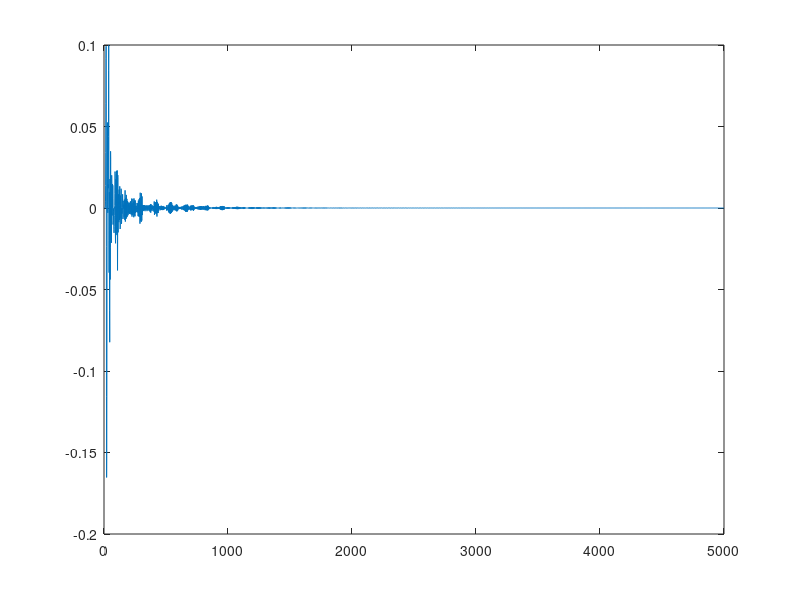

This figure's MATLAB source:
% mesh3d_cajon_drum.m
%
% A Matlab script implementing a rectilinear waveguide mesh.  This
% scheme is based on the STK Mesh2D class.  The calculations make use
% of two sets of wave variable matrices that are alternated to save
% state.  Note that the mesh boundaries do not appear to be perfectly
% fixed in the plots.  This occurs because the plotted values do not
% include the outer boundary junctions.
%
% by Gary Scavone
% MUMT614, McGill University, 2004.
% Modified by Alex Nieva from mesh2d.m
%    
%  z_ _ _ _ _ _ x
%  |
%  |
%  |
%  |
%  |
%  |
%  y

% Length of signal to calculate.
N = 5000;

% Sample rate for playback.
fs = 22050;

% Number of (x,y,z) grid junctions (assuming rectangular shape).
% Resolution deltaS = sqrt(3)*c/fs, number of bins L/deltaS

NH = 17; % y axis
NW = 11; % x axis
NP = 11; % z axis

% Initialize calculation matrices.
vxp = zeros(NH,NW,NP);
vxm = zeros(NH,NW,NP);
vyp = zeros(NH,NW,NP);
vym = zeros(NH,NW,NP);
vzp = zeros(NH,NW,NP);
vzm = zeros(NH,NW,NP);

vxp1 = zeros(NH,NW,NP);
vxm1 = zeros(NH,NW,NP);
vyp1 = zeros(NH,NW,NP);
vym1 = zeros(NH,NW,NP);
vzp1 = zeros(NH,NW,NP);
vzm1 = zeros(NH,NW,NP);

v = zeros(NH-1,NW-1,NP-1);
y2 = zeros(1,N);

% Initialization of velocity on the front plate.
valm = zeros(NH-1,NW-1);
valm(7:11,4:7) = 0.9;

vxp1(1:NH-1,1:NW-1,1) = valm;
vyp1(1:NH-1,1:NW-1,1) = valm;
vzp1(1:NH-1,1:NW-1,1) = valm;
vxm1(1:NH-1,2:NW,1) = valm;
vym1(2:NH,1:NW-1,1) = valm;
vzm1(1:NH-1,1:NW-1,2) = valm;

% Initial velocity
v = (1/3) * (vxp1(1:NH-1,1:NW-1,1:NP-1) + vxm1(1:NH-1,2:NW,1:NP-1) + ...
           vyp1(1:NH-1,1:NW-1,1:NP-1) + vym1(2:NH,1:NW-1,1:NP-1) + ...
           vzp1(1:NH-1,1:NW-1,1:NP-1) + vzm1(1:NH-1,1:NW-1,2:NP));

for n = 1:N,

  if ( mod(n,2) == 0 ), % tick0

v = (1/3)* (vxp(1:NH-1,1:NW-1,1:NP-1) + vxm(1:NH-1,2:NW,1:NP-1) + ...
           vyp(1:NH-1,1:NW-1,1:NP-1) + vym(2:NH,1:NW-1,1:NP-1) + ...
           vzp(1:NH-1,1:NW-1,1:NP-1) + vzm(1:NH-1,1:NW-1,2:NP));

    % Update outgoing junction wave components.
    vxp1(1:NH-1,2:NW,1:NP-1) = v - vxm(1:NH-1,2:NW,1:NP-1);
    vyp1(2:NH,1:NW-1,1:NP-1) = v - vym(2:NH,1:NW-1,1:NP-1);
    vzp1(1:NH-1,1:NW-1,2:NP) = v - vzm(1:NH-1,1:NW-1,2:NP);
    vxm1(1:NH-1,1:NW-1,1:NP-1) = v - vxp(1:NH-1,1:NW-1,1:NP-1);
    vym1(1:NH-1,1:NW-1,1:NP-1) = v - vyp(1:NH-1,1:NW-1,1:NP-1);
    vzm1(1:NH-1,1:NW-1,1:NP-1) = v - vzp(1:NH-1,1:NW-1,1:NP-1);

    % Do boundary reflections.
    vxp1(1:NH-1,1,1:NP-1) = -0.9999*vxm(1:NH-1,1,1:NP-1); % Left
    vxm1(1:NH-1,NW,1:NP-1) = -0.9999*vxp(1:NH-1,NW,1:NP-1); % Right
    vyp1(1,1:NW-1,1:NP-1) = -0.9999*vym(1,1:NW-1,1:NP-1); % Top
    vym1(NH,1:NW-1,1:NP-1) = -0.9999*vyp(NH,1:NW-1,1:NP-1); % Bottom
    vzp1(1:NH-1,1:NW-1,1) = -0.1*vzp(1:NH-1,1:NW-1,1); % Front
    vzm1(1:NH-1,1:NW-1,NP) = -0.9999*vzm(1:NH-1,1:NW-1,NP); % Back
  
  else % tick1

    v = (1/3) * (vxp1(1:NH-1,1:NW-1,1:NP-1) + vxm1(1:NH-1,2:NW,1:NP-1) + ...
               vyp1(1:NH-1,1:NW-1,1:NP-1) + vym1(2:NH,1:NW-1,1:NP-1) + ...
               vzp1(1:NH-1,1:NW-1,1:NP-1) + vzm1(1:NH-1,1:NW-1,2:NP));

    % Update outgoing junction wave components.
    vxp(1:NH-1,2:NW,1:NP-1) = v - vxm1(1:NH-1,2:NW,1:NP-1);
    vyp(2:NH,1:NW-1,1:NP-1) = v - vym1(2:NH,1:NW-1,1:NP-1);
    vzp(1:NH-1,1:NW-1,2:NP) = v - vzm1(1:NH-1,1:NW-1,2:NP);
    vxm(1:NH-1,1:NW-1,1:NP-1) = v - vxp1(1:NH-1,1:NW-1,1:NP-1);
    vym(1:NH-1,1:NW-1,1:NP-1) = v - vyp1(1:NH-1,1:NW-1,1:NP-1);
    vzm(1:NH-1,1:NW-1,1:NP-1) = v - vzp1(1:NH-1,1:NW-1,1:NP-1);
    
    % Do boundary reflections.
    vxp(1:NH-1,1,1:NP-1) = -0.9999*vxm1(1:NH-1,1,1:NP-1); % Left
    vxm(1:NH-1,NW,1:NP-1) = -0.9999*vxp1(1:NH-1,NW,1:NP-1); % Right
    vyp(1,1:NW-1,1:NP-1) = -0.9999*vym1(1,1:NW-1,1:NP-1); % Top
    vym(NH,1:NW-1,1:NP-1) = -0.9999*vyp1(NH,1:NW-1,1:NP-1); % Bottom
    vzp(1:NH-1,1:NW-1,1) = -0.1*vzp1(1:NH-1,1:NW-1,1); % Front
    vzm(1:NH-1,1:NW-1,NP) = -0.9999*vzm1(1:NH-1,1:NW-1,NP); % Back
  end

  % Do output calculation.
  y2(n) = v(NH-8,NW-5,NP-1);
%keyboard;
end

plot(y2);
sound(0.99*y2/max(abs(y2)), fs);
